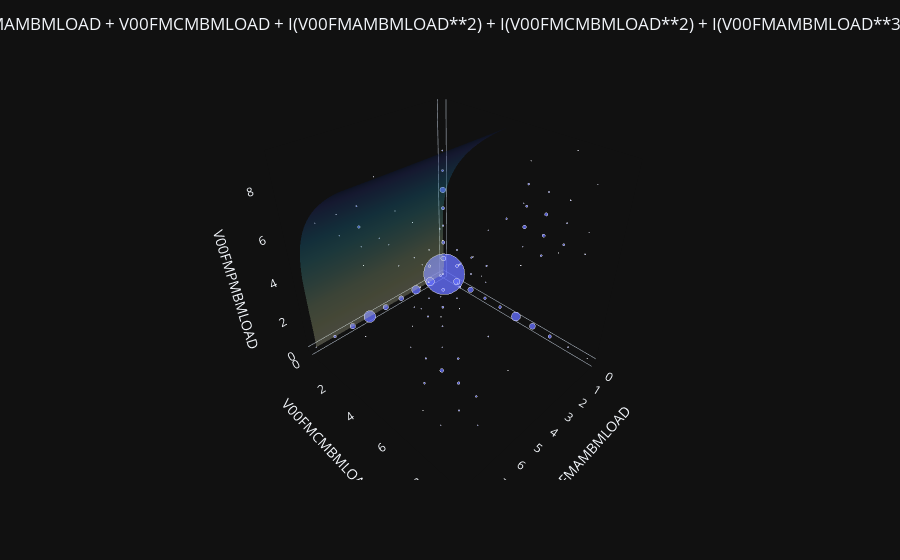

The notebook cell saved with this chart:
### Code cell
from modules.plot_data import plot_moaks_data_regression_surface

fm_surface = plot_moaks_data_regression_surface(moaks_3d_fm_load_scatter, v00_moaks_shared_kl_fm_load, fm_relationships_df, 28)
fm_surface.show()

### Figure 1 — Plotly figure (JSON) as saved in the notebook; plotly's stock layout.template omitted (floating-point values rounded to 4 significant figures; data arrays with more than 128 entries replaced by an {"elided": "..."} marker saying what was removed)
{"data": [{"hovertemplate": "V00FMAMBMLOAD=%{x}<br>V00FMCMBMLOAD=%{y}<br>V00FMPMBMLOAD=%{z}<br>count=%{marker.size}<extra></extra>", "legendgroup": "", "marker": {"color": "#636efa", "opacity": 0.8, "size": [2474, 37, 17, 4, 16, 47, 7, 2, 59, 12, 3, 42, 3, 4, 10, 1, 4, 1, 12, 4, 119, 1, 1, 20, 7, 5, 1, 52, 6, 14, 15, 3, 17, 6, 3, 2, 1, 3, 2, 1, 1, 1, 103, 10, 2, 12, 5, 1, 2, 1, 107, 2, 1, 2, 2, 7, 1, 2, 1, 35, 2, 1, 2, 3, 2, 1, 1, 1, 43, 2, 1, 1, 1, 6, 1, 201, 1, 1, 9, 3, 1, 1, 4, 1, 20, 1, 1, 7, 2, 10, 1, 6, 2, 5, 1, 44, 1, 1, 1, 6, 1, 2, 3, 2, 10, 1, 1, 1, 1], "sizemode": "area", "sizeref": 1.546, "symbol": "circle"}, "mode": "markers", "name": "", "scene": "scene", "showlegend": false, "x": [0.0, 0.0, 0.0, 0.0, 0.0, 0.0, 0.0, 0.0, 0.0, 0.0, 0.0, 0.0, 0.0, 0.0, 0.0, 0.0, 0.0, 0.0, 0.0, 0.0, 0.0, 0.0, 0.0, 0.0, 0.0, 0.0, 0.0, 0.0, 0.0, 0.0, 0.0, 0.0, 0.0, 0.0, 0.0, 0.0, 0.0, 0.0, 0.0, 0.0, 0.0, 0.0, 1.0, 1.0, 1.0, 1.0, 1.0, 1.0, 1.0, 1.0, 2.0, 2.0, 2.0, 2.0, 2.0, 2.0, 2.0, 2.0, 2.0, 3.0, 3.0, 3.0, 3.0, 3.0, 3.0, 3.0, 3.0, 3.0, 4.0, 4.0, 4.0, 4.0, 4.0, 4.0, 4.0, 5.0, 5.0, 5.0, 5.0, 5.0, 5.0, 5.0, 5.0, 5.0, 5.0, 5.0, 5.0, 5.0, 5.0, 5.0, 5.0, 5.0, 5.0, 5.0, 5.0, 6.0, 6.0, 6.0, 6.0, 6.0, 6.0, 6.0, 6.0, 6.0, 7.0, 7.0, 7.0, 7.0, 8.0], "y": [0.0, 0.0, 0.0, 0.0, 0.0, 0.0, 0.0, 0.0, 1.0, 1.0, 1.0, 2.0, 2.0, 2.0, 3.0, 3.0, 3.0, 3.0, 4.0, 4.0, 5.0, 5.0, 5.0, 5.0, 5.0, 5.0, 5.0, 6.0, 6.0, 6.0, 6.0, 6.0, 7.0, 7.0, 7.0, 7.0, 7.0, 8.0, 8.0, 8.0, 8.0, 9.0, 0.0, 0.0, 0.0, 1.0, 1.0, 1.0, 2.0, 3.0, 0.0, 0.0, 0.0, 1.0, 1.0, 2.0, 3.0, 5.0, 8.0, 0.0, 0.0, 0.0, 1.0, 2.0, 3.0, 4.0, 7.0, 7.0, 0.0, 0.0, 0.0, 2.0, 4.0, 5.0, 5.0, 0.0, 0.0, 0.0, 0.0, 0.0, 2.0, 3.0, 4.0, 4.0, 5.0, 5.0, 5.0, 5.0, 5.0, 6.0, 6.0, 6.0, 6.0, 7.0, 7.0, 0.0, 0.0, 0.0, 1.0, 5.0, 5.0, 5.0, 7.0, 8.0, 0.0, 0.0, 6.0, 7.0, 0.0], "z": [0.0, 1.0, 2.0, 3.0, 4.0, 5.0, 6.0, 7.0, 0.0, 1.0, 2.0, 0.0, 1.0, 2.0, 0.0, 1.0, 2.0, 4.0, 0.0, 5.0, 0.0, 3.0, 4.0, 5.0, 6.0, 7.0, 8.0, 0.0, 4.0, 5.0, 6.0, 7.0, 0.0, 5.0, 6.0, 7.0, 9.0, 0.0, 5.0, 6.0, 8.0, 0.0, 0.0, 1.0, 2.0, 0.0, 1.0, 3.0, 0.0, 3.0, 0.0, 2.0, 4.0, 0.0, 1.0, 0.0, 2.0, 0.0, 6.0, 0.0, 2.0, 5.0, 0.0, 0.0, 0.0, 4.0, 0.0, 8.0, 0.0, 4.0, 7.0, 0.0, 0.0, 0.0, 5.0, 0.0, 3.0, 4.0, 5.0, 6.0, 5.0, 0.0, 0.0, 5.0, 0.0, 3.0, 4.0, 5.0, 7.0, 0.0, 4.0, 5.0, 6.0, 0.0, 6.0, 0.0, 5.0, 6.0, 0.0, 0.0, 4.0, 5.0, 0.0, 0.0, 0.0, 6.0, 0.0, 0.0, 0.0], "type": "scatter3d"}, {"colorscale": [[0.0, "rgb(255,255,217)"], [0.125, "rgb(237,248,177)"], [0.25, "rgb(199,233,180)"], [0.375, "rgb(127,205,187)"], [0.5, "rgb(65,182,196)"], [0.625, "rgb(29,145,192)"], [0.75, "rgb(34,94,168)"], [0.875, "rgb(37,52,148)"], [1.0, "rgb(8,29,88)"]], "opacity": 0.3, "showscale": false, "x": {"elided": "50x50 float values"}, "y": {"elided": "50x50 float values"}, "z": {"elided": "50x50 float values"}, "type": "surface"}], "layout": {"legend": {"itemsizing": "constant", "tracegroupgap": 0}, "margin": {"t": 60}, "scene": {"domain": {"x": [0.0, 1.0], "y": [0.0, 1.0]}, "xaxis": {"showgrid": false, "title": {"text": "V00FMAMBMLOAD"}}, "yaxis": {"showgrid": false, "title": {"text": "V00FMCMBMLOAD"}}, "zaxis": {"showgrid": false, "title": {"text": "V00FMPMBMLOAD"}}}, "title": {"text": "V00FMPMBMLOAD ~ V00FMAMBMLOAD + V00FMCMBMLOAD + I(V00FMAMBMLOAD**2) + I(V00FMCMBMLOAD**2) + I(V00FMAMBMLOAD**3) + I(V00FMCMBMLOAD**3)", "x": 0.5, "xanchor": "center"}}}
